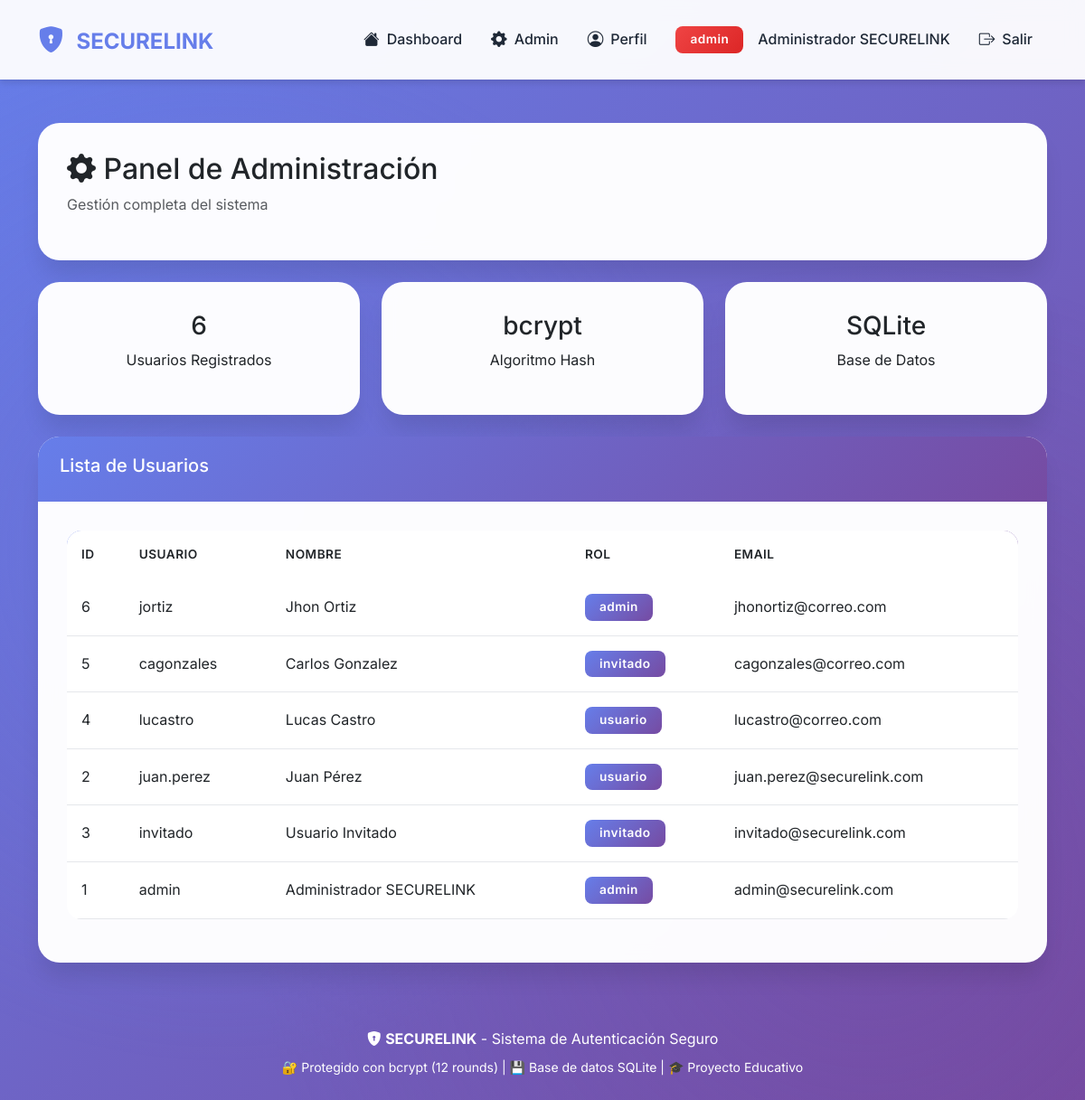
Page /admin (signed in) on the earlier database version.
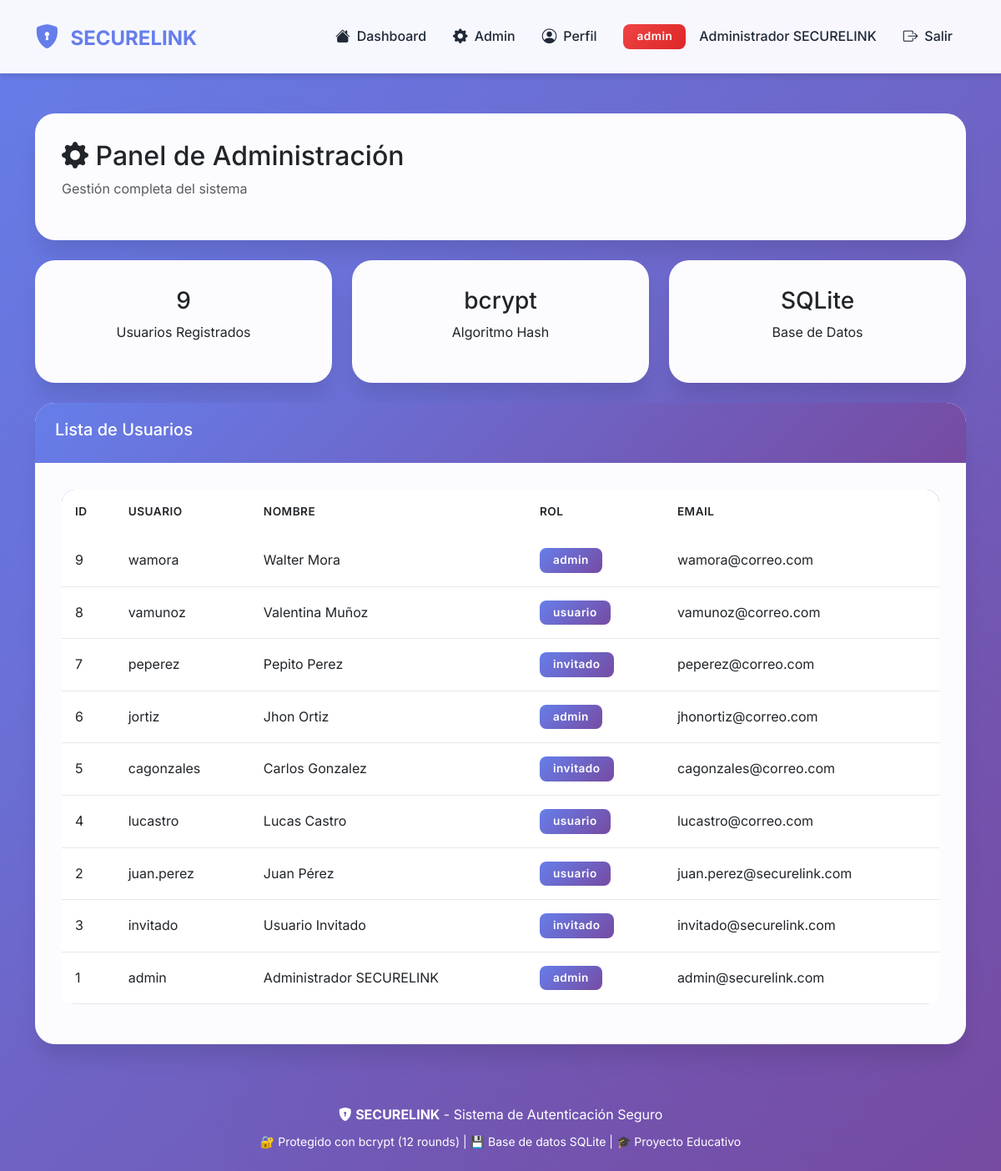
Same page on the later database version.
### tables this page shows
CREATE TABLE usuarios (
            id INTEGER PRIMARY KEY AUTOINCREMENT,
            username TEXT UNIQUE NOT NULL,
            password_hash TEXT NOT NULL,
            rol TEXT NOT NULL,
            nombre_completo TEXT,
            email TEXT,
            fecha_creacion TIMESTAMP DEFAULT CURRENT_TIMESTAMP
        , activo INTEGER DEFAULT 1, ultimo_acceso TEXT);

### auth/app.py (the view)
@app.route('/admin')
@role_required(['admin'])
def admin_panel():
    conn = get_db_connection()
    usuarios = conn.execute('''
        SELECT * FROM usuarios
        ORDER BY fecha_creacion DESC
    ''').fetchall()
    stats = {
        'total': len(usuarios),
        'admins': len([u for u in usuarios if u['rol'] == 'admin']),
        'usuarios': len([u for u in usuarios if u['rol'] == 'usuario']),
        'invitados': len([u for u in usuarios if u['rol'] == 'invitado']),
        'activos': len([u for u in usuarios if u['activo'] == 1])
    }
    conn.close()
    return render_template('admin.html', usuarios=usuarios, stats=stats)

### auth/app.py (called while the page is built)
def get_db_connection():
    conn = sqlite3.connect(DATABASE)
    conn.row_factory = sqlite3.Row
    return conn

def role_required(roles):
    def decorator(f):
        @wraps(f)
        def decorated_function(*args, **kwargs):
            if 'user_id' not in session:
                flash('⚠️ Debes iniciar sesión', 'warning')
                return redirect(url_for('login'))
            if session.get('rol') not in roles:
                flash('❌ No tienes permisos para acceder a esta página', 'danger')
                return redirect(url_for('dashboard'))
            return f(*args, **kwargs)
        return decorated_function
    return decorator

### auth/templates/admin.html
{% extends "base.html" %}
{% block content %}
<div class="card">
    <div class="card-body">
        <h2><i class="bi bi-gear-fill"></i> Panel de Administración</h2>
        <p class="text-muted">Gestión completa del sistema</p>
    </div>
</div>
<div class="row mt-4">
    <div class="col-md-4">
        <div class="card text-center">
            <div class="card-body">
                <h3>{{ usuarios|length }}</h3>
                <p>Usuarios Registrados</p>
            </div>
        </div>
    </div>
    <div class="col-md-4">
        <div class="card text-center">
            <div class="card-body">
                <h3>bcrypt</h3>
                <p>Algoritmo Hash</p>
            </div>
        </div>
    </div>
    <div class="col-md-4">
        <div class="card text-center">
            <div class="card-body">
                <h3>SQLite</h3>
                <p>Base de Datos</p>
            </div>
        </div>
    </div>
</div>
<div class="card mt-4">
    <div class="card-header bg-primary text-white">
        <h5>Lista de Usuarios</h5>
    </div>
    <div class="card-body">
        <table class="table">
            <thead>
                <tr>
                    <th>ID</th>
                    <th>Usuario</th>
                    <th>Nombre</th>
                    <th>Rol</th>
                    <th>Email</th>
                </tr>
            </thead>
            <tbody>
                {% for usuario in usuarios %}
                <tr>
                    <td>{{ usuario.id }}</td>
                    <td>{{ usuario.username }}</td>
                    <td>{{ usuario.nombre_completo }}</td>
                    <td><span class="badge bg-primary">{{ usuario.rol }}</span></td>
                    <td>{{ usuario.email }}</td>
                </tr>
                {% endfor %}
            </tbody>
        </table>
    </div>
</div>
{% endblock %}

### auth/templates/base.html (shortened to what this page needs)
<!DOCTYPE html>
<html lang="es">
<head>
    <link href="https://cdn.jsdelivr.net/npm/bootstrap@5.3.0/dist/css/bootstrap.min.css" rel="stylesheet">
    <link rel="stylesheet" href="https://cdn.jsdelivr.net/npm/bootstrap-icons@1.11.0/font/bootstrap-icons.css">
    <link rel="stylesheet" href="{{ url_for('static', filename='css/custom.css') }}">
</head>
<body class="fade-in">
    {% if session.user_id %}
    <nav class="navbar navbar-expand-lg navbar-light sticky-top">
        <div class="container">
            <a class="navbar-brand" href="{{ url_for('dashboard') }}">
                <i class="bi bi-shield-lock-fill"></i>
                SECURELINK
            </a>
            <div class="collapse navbar-collapse" id="navbarNav">
                <ul class="navbar-nav ms-auto align-items-center">
                    <li class="nav-item">
                        <a class="nav-link" href="{{ url_for('dashboard') }}">
                            <i class="bi bi-house-fill"></i>
                            Dashboard
                        </a>
                    </li>
                    {% if session.rol == 'admin' %}
                    <li class="nav-item">
                        <a class="nav-link" href="{{ url_for('admin_panel') }}">
                            <i class="bi bi-gear-fill"></i>
                            Admin
                        </a>
                    </li>
                    {% endif %}
                    <li class="nav-item">
                        <a class="nav-link" href="{{ url_for('perfil') }}">
                            <i class="bi bi-person-circle"></i>
                            Perfil
                        </a>
                    </li>
                    <li class="nav-item">
                        <span class="nav-link">
                            {% if session.rol == 'admin' %}
                                <span class="badge bg-danger">{{ session.rol }}</span>
                            {% elif session.rol == 'usuario' %}
                                <span class="badge bg-primary">{{ session.rol }}</span>
                            {% else %}
                                <span class="badge bg-secondary">{{ session.rol }}</span>
                            {% endif %}
                            <span class="ms-2">{{ session.nombre }}</span>
                        </span>
                    </li>
                    <li class="nav-item">
                        <a class="nav-link text-danger" href="{{ url_for('logout') }}">
                            <i class="bi bi-box-arrow-right"></i>
                            Salir
                        </a>
                    </li>
                </ul>
            </div>
        </div>
    </nav>
    {% endif %}
    <main class="container my-5">
        {% block content %}{% endblock %}
    </main>
    {% if session.user_id %}
    <footer class="mt-5 py-4 text-center text-white">
        <div class="container">
            <p class="mb-2">
                <i class="bi bi-shield-lock-fill"></i>
                <strong>SECURELINK</strong> - Sistema de Autenticación Seguro
            </p>
            <p class="mb-0 small">
                🔐 Protegido con bcrypt (12 rounds) |
                💾 Base de datos SQLite |
                🎓 Proyecto Educativo
            </p>
        </div>
    </footer>
    {% endif %}
</body>
</html>

### auth/static/css/custom.css (style rules this page uses)
:root { --primary-color: #667eea; --primary-dark: #5568d3; --secondary-color: #764ba2; --success-color: #10b981; --danger-color: #ef4444; --warning-color: #f59e0b; --info-color: #3b82f6; --text-dark: #1f2937; --text-light: #6b7280; --bg-light: #f9fafb; --shadow-sm: 0 1px 2px 0 rgba(0, 0, 0, 0.05); --shadow-md: 0 4px 6px -1px rgba(0, 0, 0, 0.1); --shadow-lg: 0 10px 15px -3px rgba(0, 0, 0, 0.1); --shadow-xl: 0 20px 25px -5px rgba(0, 0, 0, 0.1); --border-radius: 0.5rem; --border-radius-lg: 1rem; --border-radius-xl: 1.5rem; --transition: all 0.3s ease; }
* { margin: 0; padding: 0; box-sizing: border-box; }
body { font-family: 'Inter', -apple-system, BlinkMacSystemFont, 'Segoe UI', Roboto, sans-serif; min-height: 100vh; background: linear-gradient(135deg, var(--primary-color) 0%, var(--secondary-color) 100%); background-attachment: fixed; color: var(--text-dark); line-height: 1.6; }
body::before { content: ''; position: fixed; top: 0; left: 0; width: 100%; height: 100%; background: radial-gradient(circle at 20% 50%, rgba(102, 126, 234, 0.3) 0%, transparent 50%), radial-gradient(circle at 80% 80%, rgba(118, 75, 162, 0.3) 0%, transparent 50%); pointer-events: none; z-index: -1; }
.navbar { background: rgba(255, 255, 255, 0.95) !important; backdrop-filter: blur(10px); -webkit-backdrop-filter: blur(10px); box-shadow: 0 4px 6px rgba(0, 0, 0, 0.1); padding: 1rem 0; transition: var(--transition); }
.navbar-brand { font-size: 1.5rem; font-weight: 700; color: var(--primary-color) !important; transition: var(--transition); }
.navbar-brand i { font-size: 1.8rem; margin-right: 0.5rem; animation: pulse 2s ease-in-out infinite; }
.nav-link { color: var(--text-dark) !important; font-weight: 500; padding: 0.5rem 1rem !important; border-radius: var(--border-radius); transition: var(--transition); display: flex; align-items: center; gap: 0.5rem; }
.nav-link i { font-size: 1.1rem; }
.card { border: none; border-radius: var(--border-radius-xl); box-shadow: var(--shadow-xl); backdrop-filter: blur(10px); background: rgba(255, 255, 255, 0.98); transition: var(--transition); overflow: hidden; }
.card-header { background: linear-gradient(135deg, var(--primary-color), var(--secondary-color)); color: white; font-weight: 600; padding: 1.25rem 1.5rem; border: none; }
.card-body { padding: 2rem; }
.badge { padding: 0.5rem 1rem; border-radius: var(--border-radius); font-weight: 600; font-size: 0.85rem; letter-spacing: 0.5px; }
.badge.bg-primary { background: linear-gradient(135deg, var(--primary-color), var(--secondary-color)) !important; }
.badge.bg-danger { background: linear-gradient(135deg, #ef4444, #dc2626) !important; }
.table { background: white; border-radius: var(--border-radius-lg); overflow: hidden; }
.table thead { background: linear-gradient(135deg, var(--primary-color), var(--secondary-color)); color: white; }
.table thead th { font-weight: 600; text-transform: uppercase; font-size: 0.85rem; letter-spacing: 0.5px; padding: 1rem; border: none; }
.table tbody tr { transition: var(--transition); }
.table tbody td { padding: 1rem; vertical-align: middle; border-bottom: 1px solid #e5e7eb; }
.fade-in { animation: fadeIn 0.5s ease; }

Differences in the rows shown:
added usuarios: id "9", username "wamora", nombre_completo "Walter Mora", rol "admin", email "wamora@correo.com"
added usuarios: id "8", username "vamunoz", nombre_completo "Valentina Muñoz", rol "usuario", email "vamunoz@correo.com"
added usuarios: id "7", username "peperez", nombre_completo "Pepito Perez", rol "invitado", email "peperez@correo.com"
Other differences:
{{ usuarios|length }}: "6" → "9"
